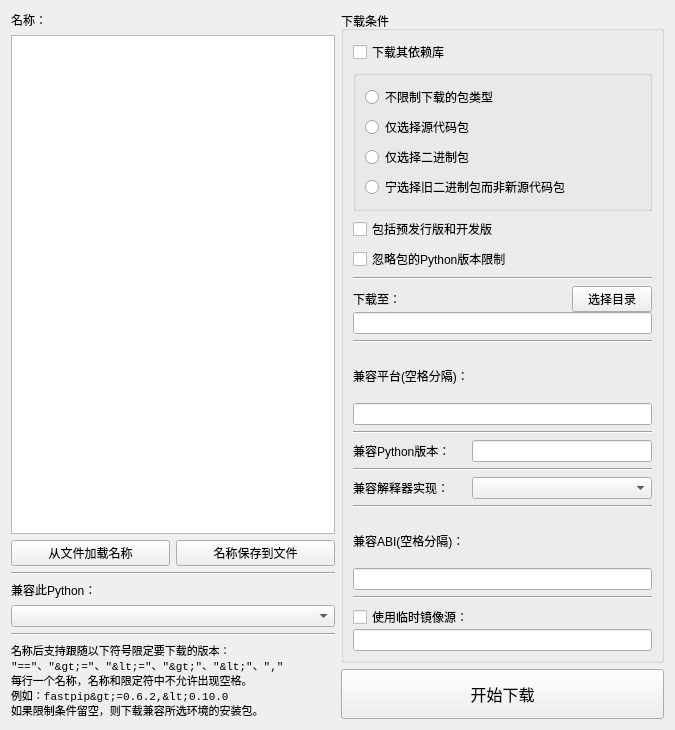
<?xml version="1.0" encoding="UTF-8"?>
<ui version="4.0">
 <class>download_package</class>
 <widget class="QWidget" name="download_package">
  <property name="windowModality">
   <enum>Qt::ApplicationModal</enum>
  </property>
  <property name="geometry">
   <rect>
    <x>0</x>
    <y>0</y>
    <width>675</width>
    <height>730</height>
   </rect>
  </property>
  <property name="minimumSize">
   <size>
    <width>675</width>
    <height>730</height>
   </size>
  </property>
  <property name="maximumSize">
   <size>
    <width>675</width>
    <height>730</height>
   </size>
  </property>
  <property name="font">
   <font>
    <family>Microsoft YaHei UI</family>
   </font>
  </property>
  <property name="windowTitle">
   <string>模块安装包下载器</string>
  </property>
  <layout class="QHBoxLayout" name="horizontalLayout_6">
   <item>
    <layout class="QHBoxLayout" name="horizontalLayout_4">
     <item>
      <layout class="QVBoxLayout" name="verticalLayout_11">
       <item>
        <layout class="QVBoxLayout" name="verticalLayout_10">
         <item>
          <layout class="QVBoxLayout" name="verticalLayout_8">
           <item>
            <widget class="QLabel" name="label">
             <property name="text">
              <string>名称：</string>
             </property>
            </widget>
           </item>
           <item>
            <widget class="QPlainTextEdit" name="pte_package_names"/>
           </item>
          </layout>
         </item>
         <item>
          <layout class="QHBoxLayout" name="horizontalLayout_3">
           <item>
            <widget class="QPushButton" name="pb_load_from_text">
             <property name="text">
              <string>从文件加载名称</string>
             </property>
            </widget>
           </item>
           <item>
            <widget class="QPushButton" name="pb_save_as_text">
             <property name="text">
              <string>名称保存到文件</string>
             </property>
            </widget>
           </item>
          </layout>
         </item>
        </layout>
       </item>
       <item>
        <widget class="Line" name="line_7">
         <property name="orientation">
          <enum>Qt::Horizontal</enum>
         </property>
        </widget>
       </item>
       <item>
        <layout class="QVBoxLayout" name="verticalLayout_9">
         <item>
          <widget class="QLabel" name="label_8">
           <property name="text">
            <string>兼容此Python：</string>
           </property>
          </widget>
         </item>
         <item>
          <widget class="QComboBox" name="cb_select_env"/>
         </item>
        </layout>
       </item>
       <item>
        <widget class="Line" name="line_8">
         <property name="orientation">
          <enum>Qt::Horizontal</enum>
         </property>
        </widget>
       </item>
       <item>
        <widget class="QLabel" name="label_2">
         <property name="font">
          <font>
           <family>Consolas</family>
           <pointsize>8</pointsize>
          </font>
         </property>
         <property name="text">
          <string>名称后支持跟随以下符号限定要下载的版本：
&quot;==&quot;、&quot;&gt;=&quot;、&quot;&lt;=&quot;、&quot;&gt;&quot;、&quot;&lt;&quot;、&quot;,&quot;
每行一个名称，名称和限定符中不允许出现空格。
例如：fastpip&gt;=0.6.2,&lt;0.10.0
如果限制条件留空，则下载兼容所选环境的安装包。</string>
         </property>
         <property name="wordWrap">
          <bool>true</bool>
         </property>
        </widget>
       </item>
      </layout>
     </item>
     <item>
      <layout class="QVBoxLayout" name="verticalLayout_13">
       <item>
        <widget class="QGroupBox" name="groupBox">
         <property name="title">
          <string>下载条件</string>
         </property>
         <layout class="QVBoxLayout" name="verticalLayout_12">
          <item>
           <layout class="QVBoxLayout" name="verticalLayout_7">
            <item>
             <widget class="QCheckBox" name="cb_download_deps">
              <property name="text">
               <string>下载其依赖库</string>
              </property>
             </widget>
            </item>
            <item>
             <widget class="QGroupBox" name="groupBox_2">
              <property name="title">
               <string/>
              </property>
              <layout class="QVBoxLayout" name="verticalLayout_6">
               <item>
                <layout class="QVBoxLayout" name="verticalLayout_5">
                 <item>
                  <widget class="QRadioButton" name="radioButton">
                   <property name="text">
                    <string>不限制下载的包类型</string>
                   </property>
                  </widget>
                 </item>
                 <item>
                  <widget class="QRadioButton" name="rb_no_binary">
                   <property name="text">
                    <string>仅选择源代码包</string>
                   </property>
                  </widget>
                 </item>
                 <item>
                  <widget class="QRadioButton" name="rb_only_binary">
                   <property name="text">
                    <string>仅选择二进制包</string>
                   </property>
                  </widget>
                 </item>
                 <item>
                  <widget class="QRadioButton" name="rb_prefer_binary">
                   <property name="text">
                    <string>宁选择旧二进制包而非新源代码包</string>
                   </property>
                  </widget>
                 </item>
                </layout>
               </item>
              </layout>
             </widget>
            </item>
            <item>
             <widget class="QCheckBox" name="cb_include_pre">
              <property name="text">
               <string>包括预发行版和开发版</string>
              </property>
             </widget>
            </item>
            <item>
             <widget class="QCheckBox" name="cb_ignore_requires_python">
              <property name="text">
               <string>忽略包的Python版本限制</string>
              </property>
             </widget>
            </item>
            <item>
             <widget class="Line" name="line">
              <property name="orientation">
               <enum>Qt::Horizontal</enum>
              </property>
             </widget>
            </item>
            <item>
             <layout class="QVBoxLayout" name="verticalLayout_2">
              <property name="spacing">
               <number>0</number>
              </property>
              <item>
               <layout class="QHBoxLayout" name="horizontalLayout_5" stretch="9,0">
                <item>
                 <widget class="QLabel" name="label_3">
                  <property name="text">
                   <string>下载至：</string>
                  </property>
                 </widget>
                </item>
                <item>
                 <widget class="QPushButton" name="pb_save_to">
                  <property name="text">
                   <string>选择目录</string>
                  </property>
                 </widget>
                </item>
               </layout>
              </item>
              <item>
               <widget class="QLineEdit" name="le_save_to"/>
              </item>
             </layout>
            </item>
            <item>
             <widget class="Line" name="line_2">
              <property name="orientation">
               <enum>Qt::Horizontal</enum>
              </property>
             </widget>
            </item>
            <item>
             <layout class="QVBoxLayout" name="verticalLayout">
              <property name="spacing">
               <number>0</number>
              </property>
              <item>
               <widget class="QLabel" name="label_4">
                <property name="text">
                 <string>兼容平台(空格分隔)：</string>
                </property>
               </widget>
              </item>
              <item>
               <widget class="QLineEdit" name="le_platform"/>
              </item>
             </layout>
            </item>
            <item>
             <widget class="Line" name="line_3">
              <property name="orientation">
               <enum>Qt::Horizontal</enum>
              </property>
             </widget>
            </item>
            <item>
             <layout class="QHBoxLayout" name="horizontalLayout" stretch="0,9">
              <item>
               <widget class="QLabel" name="label_5">
                <property name="text">
                 <string>兼容Python版本：</string>
                </property>
               </widget>
              </item>
              <item>
               <widget class="QLineEdit" name="le_python_version">
                <property name="minimumSize">
                 <size>
                  <width>180</width>
                  <height>0</height>
                 </size>
                </property>
                <property name="maximumSize">
                 <size>
                  <width>180</width>
                  <height>16777215</height>
                 </size>
                </property>
               </widget>
              </item>
             </layout>
            </item>
            <item>
             <widget class="Line" name="line_4">
              <property name="orientation">
               <enum>Qt::Horizontal</enum>
              </property>
             </widget>
            </item>
            <item>
             <layout class="QHBoxLayout" name="horizontalLayout_2" stretch="0,9">
              <item>
               <widget class="QLabel" name="label_6">
                <property name="text">
                 <string>兼容解释器实现：</string>
                </property>
               </widget>
              </item>
              <item>
               <widget class="QComboBox" name="cmb_implementation">
                <property name="minimumSize">
                 <size>
                  <width>180</width>
                  <height>0</height>
                 </size>
                </property>
                <property name="maximumSize">
                 <size>
                  <width>180</width>
                  <height>16777215</height>
                 </size>
                </property>
                <item>
                 <property name="text">
                  <string/>
                 </property>
                </item>
                <item>
                 <property name="text">
                  <string>无特定实现</string>
                 </property>
                </item>
                <item>
                 <property name="text">
                  <string>CPython</string>
                 </property>
                </item>
                <item>
                 <property name="text">
                  <string>Jython</string>
                 </property>
                </item>
                <item>
                 <property name="text">
                  <string>PyPy</string>
                 </property>
                </item>
                <item>
                 <property name="text">
                  <string>IronPython</string>
                 </property>
                </item>
               </widget>
              </item>
             </layout>
            </item>
            <item>
             <widget class="Line" name="line_5">
              <property name="orientation">
               <enum>Qt::Horizontal</enum>
              </property>
             </widget>
            </item>
            <item>
             <layout class="QVBoxLayout" name="verticalLayout_3">
              <property name="spacing">
               <number>0</number>
              </property>
              <item>
               <widget class="QLabel" name="label_7">
                <property name="text">
                 <string>兼容ABI(空格分隔)：</string>
                </property>
               </widget>
              </item>
              <item>
               <widget class="QLineEdit" name="le_abis"/>
              </item>
             </layout>
            </item>
            <item>
             <widget class="Line" name="line_6">
              <property name="orientation">
               <enum>Qt::Horizontal</enum>
              </property>
             </widget>
            </item>
            <item>
             <layout class="QVBoxLayout" name="verticalLayout_4">
              <property name="spacing">
               <number>0</number>
              </property>
              <item>
               <widget class="QCheckBox" name="cb_use_index_url">
                <property name="text">
                 <string>使用临时镜像源：</string>
                </property>
               </widget>
              </item>
              <item>
               <widget class="QLineEdit" name="le_use_index_url"/>
              </item>
             </layout>
            </item>
           </layout>
          </item>
         </layout>
        </widget>
       </item>
       <item>
        <widget class="QPushButton" name="pb_start_download">
         <property name="minimumSize">
          <size>
           <width>0</width>
           <height>50</height>
          </size>
         </property>
         <property name="palette">
          <palette>
           <active>
            <colorrole role="ButtonText">
             <brush brushstyle="SolidPattern">
              <color alpha="255">
               <red>0</red>
               <green>0</green>
               <blue>255</blue>
              </color>
             </brush>
            </colorrole>
           </active>
           <inactive>
            <colorrole role="ButtonText">
             <brush brushstyle="SolidPattern">
              <color alpha="255">
               <red>0</red>
               <green>0</green>
               <blue>0</blue>
              </color>
             </brush>
            </colorrole>
           </inactive>
           <disabled>
            <colorrole role="ButtonText">
             <brush brushstyle="SolidPattern">
              <color alpha="255">
               <red>120</red>
               <green>120</green>
               <blue>120</blue>
              </color>
             </brush>
            </colorrole>
           </disabled>
          </palette>
         </property>
         <property name="font">
          <font>
           <family>Microsoft YaHei UI</family>
           <pointsize>12</pointsize>
          </font>
         </property>
         <property name="text">
          <string>开始下载</string>
         </property>
        </widget>
       </item>
      </layout>
     </item>
    </layout>
   </item>
  </layout>
 </widget>
 <resources/>
 <connections/>
</ui>
